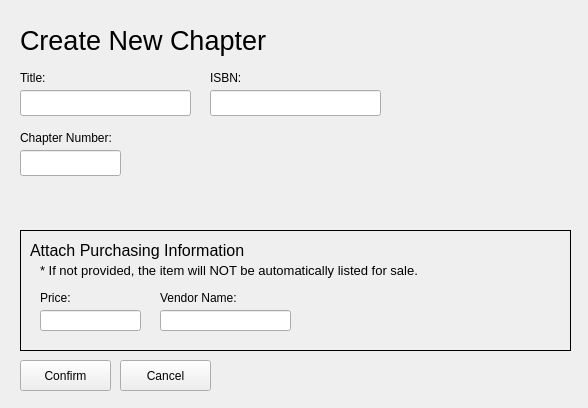
<?xml version="1.0" encoding="UTF-8"?>
<ui version="4.0">
 <class>ContentView</class>
 <widget class="QWidget" name="ContentView">
  <property name="geometry">
   <rect>
    <x>0</x>
    <y>0</y>
    <width>588</width>
    <height>408</height>
   </rect>
  </property>
  <property name="windowTitle">
   <string>Form</string>
  </property>
  <widget class="QStackedWidget" name="stackedWidget">
   <property name="geometry">
    <rect>
     <x>0</x>
     <y>0</y>
     <width>588</width>
     <height>408</height>
    </rect>
   </property>
   <property name="currentIndex">
    <number>3</number>
   </property>
   <widget class="QWidget" name="list">
    <widget class="QPushButton" name="switchToCoursesButton">
     <property name="geometry">
      <rect>
       <x>100</x>
       <y>20</y>
       <width>131</width>
       <height>41</height>
      </rect>
     </property>
     <property name="font">
      <font>
       <pointsize>20</pointsize>
       <weight>50</weight>
       <italic>false</italic>
       <bold>false</bold>
      </font>
     </property>
     <property name="styleSheet">
      <string notr="true">QPushButton {
			color:rgb(185, 185, 185);
			border: none;
			outline: none;
 }</string>
     </property>
     <property name="text">
      <string>Courses</string>
     </property>
     <property name="flat">
      <bool>true</bool>
     </property>
    </widget>
    <widget class="QPushButton" name="List_UpdateButton">
     <property name="geometry">
      <rect>
       <x>140</x>
       <y>370</y>
       <width>141</width>
       <height>27</height>
      </rect>
     </property>
     <property name="text">
      <string>Update Book Details</string>
     </property>
    </widget>
    <widget class="QLabel" name="List_HeaderLabel">
     <property name="geometry">
      <rect>
       <x>20</x>
       <y>20</y>
       <width>81</width>
       <height>41</height>
      </rect>
     </property>
     <property name="font">
      <font>
       <pointsize>20</pointsize>
       <weight>50</weight>
       <italic>false</italic>
       <bold>false</bold>
      </font>
     </property>
     <property name="text">
      <string>Books</string>
     </property>
    </widget>
    <widget class="QTableWidget" name="tableWidget">
     <property name="geometry">
      <rect>
       <x>20</x>
       <y>70</y>
       <width>551</width>
       <height>291</height>
      </rect>
     </property>
    </widget>
    <widget class="QPushButton" name="List_AddButton">
     <property name="geometry">
      <rect>
       <x>20</x>
       <y>370</y>
       <width>111</width>
       <height>27</height>
      </rect>
     </property>
     <property name="text">
      <string>Add New Book</string>
     </property>
    </widget>
    <widget class="QPushButton" name="List_RemoveButton">
     <property name="geometry">
      <rect>
       <x>290</x>
       <y>370</y>
       <width>101</width>
       <height>27</height>
      </rect>
     </property>
     <property name="text">
      <string>Remove Book</string>
     </property>
    </widget>
   </widget>
   <widget class="QWidget" name="updateBook">
    <widget class="QLabel" name="UB_YearLabel">
     <property name="geometry">
      <rect>
       <x>180</x>
       <y>120</y>
       <width>101</width>
       <height>16</height>
      </rect>
     </property>
     <property name="text">
      <string>Year Published:</string>
     </property>
    </widget>
    <widget class="QLabel" name="UB_ISBNLabel">
     <property name="geometry">
      <rect>
       <x>180</x>
       <y>20</y>
       <width>91</width>
       <height>16</height>
      </rect>
     </property>
     <property name="text">
      <string>ISBN:</string>
     </property>
    </widget>
    <widget class="QLineEdit" name="UB_SubtitleLineEdit">
     <property name="geometry">
      <rect>
       <x>20</x>
       <y>90</y>
       <width>141</width>
       <height>21</height>
      </rect>
     </property>
    </widget>
    <widget class="QPlainTextEdit" name="UB_CitationPlainTextEdit">
     <property name="geometry">
      <rect>
       <x>350</x>
       <y>90</y>
       <width>221</width>
       <height>71</height>
      </rect>
     </property>
    </widget>
    <widget class="QLabel" name="UB_CitationLabel">
     <property name="geometry">
      <rect>
       <x>350</x>
       <y>70</y>
       <width>91</width>
       <height>16</height>
      </rect>
     </property>
     <property name="text">
      <string>Citatation:</string>
     </property>
    </widget>
    <widget class="QLabel" name="UB_ImageLinkLabel">
     <property name="geometry">
      <rect>
       <x>350</x>
       <y>20</y>
       <width>91</width>
       <height>16</height>
      </rect>
     </property>
     <property name="text">
      <string>Image Link:</string>
     </property>
    </widget>
    <widget class="QLineEdit" name="UB_AuthorsLineEdit">
     <property name="geometry">
      <rect>
       <x>20</x>
       <y>140</y>
       <width>141</width>
       <height>21</height>
      </rect>
     </property>
    </widget>
    <widget class="QLineEdit" name="UB_ImageLinkLineEdit">
     <property name="geometry">
      <rect>
       <x>350</x>
       <y>40</y>
       <width>221</width>
       <height>21</height>
      </rect>
     </property>
    </widget>
    <widget class="QLabel" name="UB_AuthorsLabel">
     <property name="geometry">
      <rect>
       <x>20</x>
       <y>120</y>
       <width>91</width>
       <height>16</height>
      </rect>
     </property>
     <property name="text">
      <string>Author Names:</string>
     </property>
    </widget>
    <widget class="QLabel" name="UB_TitleLabel">
     <property name="geometry">
      <rect>
       <x>20</x>
       <y>20</y>
       <width>58</width>
       <height>16</height>
      </rect>
     </property>
     <property name="text">
      <string>Title:</string>
     </property>
    </widget>
    <widget class="QLabel" name="UB_SubtitleLabel">
     <property name="geometry">
      <rect>
       <x>20</x>
       <y>70</y>
       <width>58</width>
       <height>16</height>
      </rect>
     </property>
     <property name="text">
      <string>Subtitle:</string>
     </property>
    </widget>
    <widget class="QLabel" name="UB_WebsiteLabel">
     <property name="geometry">
      <rect>
       <x>180</x>
       <y>70</y>
       <width>91</width>
       <height>16</height>
      </rect>
     </property>
     <property name="text">
      <string>Website:</string>
     </property>
    </widget>
    <widget class="QLineEdit" name="UB_TitleLineEdit">
     <property name="geometry">
      <rect>
       <x>20</x>
       <y>40</y>
       <width>141</width>
       <height>21</height>
      </rect>
     </property>
    </widget>
    <widget class="QLineEdit" name="UB_WebsiteLineEdit">
     <property name="geometry">
      <rect>
       <x>180</x>
       <y>90</y>
       <width>141</width>
       <height>21</height>
      </rect>
     </property>
     <property name="text">
      <string/>
     </property>
    </widget>
    <widget class="QLineEdit" name="UB_ISBNLineEdit">
     <property name="geometry">
      <rect>
       <x>180</x>
       <y>40</y>
       <width>141</width>
       <height>21</height>
      </rect>
     </property>
    </widget>
    <widget class="QLineEdit" name="UB_YearLineEdit">
     <property name="geometry">
      <rect>
       <x>180</x>
       <y>140</y>
       <width>141</width>
       <height>21</height>
      </rect>
     </property>
     <property name="text">
      <string/>
     </property>
    </widget>
    <widget class="QPushButton" name="UB_UpdateButton">
     <property name="geometry">
      <rect>
       <x>20</x>
       <y>370</y>
       <width>88</width>
       <height>27</height>
      </rect>
     </property>
     <property name="text">
      <string>Update</string>
     </property>
    </widget>
    <widget class="QPushButton" name="UB_CancelButton">
     <property name="geometry">
      <rect>
       <x>120</x>
       <y>370</y>
       <width>88</width>
       <height>27</height>
      </rect>
     </property>
     <property name="text">
      <string>Cancel</string>
     </property>
    </widget>
    <widget class="QTableWidget" name="UB_ChaptersTable">
     <property name="geometry">
      <rect>
       <x>20</x>
       <y>240</y>
       <width>421</width>
       <height>121</height>
      </rect>
     </property>
    </widget>
    <widget class="QLabel" name="UB_BookChaptersLabel">
     <property name="geometry">
      <rect>
       <x>20</x>
       <y>220</y>
       <width>101</width>
       <height>20</height>
      </rect>
     </property>
     <property name="text">
      <string>Book Chapters:</string>
     </property>
    </widget>
    <widget class="QPushButton" name="UB_AddChapterButton">
     <property name="geometry">
      <rect>
       <x>450</x>
       <y>240</y>
       <width>121</width>
       <height>27</height>
      </rect>
     </property>
     <property name="text">
      <string>Add New Chapter</string>
     </property>
    </widget>
    <widget class="QPushButton" name="UB_RemoveChapterButton">
     <property name="geometry">
      <rect>
       <x>450</x>
       <y>300</y>
       <width>121</width>
       <height>27</height>
      </rect>
     </property>
     <property name="text">
      <string>Remove Chapter</string>
     </property>
    </widget>
    <widget class="QPushButton" name="UB_EditChapterButton">
     <property name="geometry">
      <rect>
       <x>450</x>
       <y>270</y>
       <width>121</width>
       <height>27</height>
      </rect>
     </property>
     <property name="text">
      <string>Edit Chapter</string>
     </property>
    </widget>
    <widget class="QLineEdit" name="UB_PriceLineEdit">
     <property name="geometry">
      <rect>
       <x>20</x>
       <y>190</y>
       <width>101</width>
       <height>21</height>
      </rect>
     </property>
    </widget>
    <widget class="QLabel" name="UB_PriceLabel">
     <property name="geometry">
      <rect>
       <x>20</x>
       <y>170</y>
       <width>58</width>
       <height>16</height>
      </rect>
     </property>
     <property name="text">
      <string>Price:</string>
     </property>
    </widget>
    <widget class="QLineEdit" name="UB_VendorLineEdit">
     <property name="geometry">
      <rect>
       <x>180</x>
       <y>190</y>
       <width>141</width>
       <height>21</height>
      </rect>
     </property>
     <property name="text">
      <string/>
     </property>
    </widget>
    <widget class="QLabel" name="UB_VendorLabel">
     <property name="geometry">
      <rect>
       <x>180</x>
       <y>170</y>
       <width>111</width>
       <height>16</height>
      </rect>
     </property>
     <property name="text">
      <string>Vendor Name:</string>
     </property>
    </widget>
   </widget>
   <widget class="QWidget" name="addBook">
    <widget class="QLabel" name="AB_HeaderLabel">
     <property name="geometry">
      <rect>
       <x>20</x>
       <y>20</y>
       <width>271</width>
       <height>41</height>
      </rect>
     </property>
     <property name="font">
      <font>
       <pointsize>20</pointsize>
       <weight>50</weight>
       <italic>false</italic>
       <bold>false</bold>
      </font>
     </property>
     <property name="text">
      <string>Create New Book</string>
     </property>
    </widget>
    <widget class="QLabel" name="AB_TitleLabel">
     <property name="geometry">
      <rect>
       <x>20</x>
       <y>70</y>
       <width>58</width>
       <height>16</height>
      </rect>
     </property>
     <property name="text">
      <string>Title:</string>
     </property>
    </widget>
    <widget class="QLineEdit" name="AB_TitleLineEdit">
     <property name="geometry">
      <rect>
       <x>20</x>
       <y>90</y>
       <width>141</width>
       <height>21</height>
      </rect>
     </property>
    </widget>
    <widget class="QLabel" name="AB_SubtitleLabel">
     <property name="geometry">
      <rect>
       <x>20</x>
       <y>120</y>
       <width>58</width>
       <height>16</height>
      </rect>
     </property>
     <property name="text">
      <string>Subtitle:</string>
     </property>
    </widget>
    <widget class="QLineEdit" name="AB_SubtitleLineEdit">
     <property name="geometry">
      <rect>
       <x>20</x>
       <y>140</y>
       <width>141</width>
       <height>21</height>
      </rect>
     </property>
    </widget>
    <widget class="QLineEdit" name="AB_AuthorsLineEdit">
     <property name="geometry">
      <rect>
       <x>20</x>
       <y>190</y>
       <width>141</width>
       <height>21</height>
      </rect>
     </property>
    </widget>
    <widget class="QLabel" name="AB_AuthorsLabel">
     <property name="geometry">
      <rect>
       <x>20</x>
       <y>170</y>
       <width>91</width>
       <height>16</height>
      </rect>
     </property>
     <property name="text">
      <string>Author Names:</string>
     </property>
    </widget>
    <widget class="QLineEdit" name="AB_ISBNLineEdit">
     <property name="geometry">
      <rect>
       <x>180</x>
       <y>90</y>
       <width>141</width>
       <height>21</height>
      </rect>
     </property>
    </widget>
    <widget class="QLabel" name="AB_ISBNLabel">
     <property name="geometry">
      <rect>
       <x>180</x>
       <y>70</y>
       <width>91</width>
       <height>16</height>
      </rect>
     </property>
     <property name="text">
      <string>ISBN:</string>
     </property>
    </widget>
    <widget class="QLineEdit" name="AB_WebsiteLineEdit">
     <property name="geometry">
      <rect>
       <x>180</x>
       <y>140</y>
       <width>141</width>
       <height>21</height>
      </rect>
     </property>
     <property name="text">
      <string/>
     </property>
    </widget>
    <widget class="QLabel" name="AB_WebsiteLabel">
     <property name="geometry">
      <rect>
       <x>180</x>
       <y>120</y>
       <width>91</width>
       <height>16</height>
      </rect>
     </property>
     <property name="text">
      <string>Website:</string>
     </property>
    </widget>
    <widget class="QLabel" name="AB_YearLabel">
     <property name="geometry">
      <rect>
       <x>180</x>
       <y>170</y>
       <width>101</width>
       <height>16</height>
      </rect>
     </property>
     <property name="text">
      <string>Year Published:</string>
     </property>
    </widget>
    <widget class="QLineEdit" name="AB_YearLineEdit">
     <property name="geometry">
      <rect>
       <x>180</x>
       <y>190</y>
       <width>141</width>
       <height>21</height>
      </rect>
     </property>
     <property name="text">
      <string/>
     </property>
    </widget>
    <widget class="QLabel" name="AB_PD_HeaderLabel">
     <property name="geometry">
      <rect>
       <x>30</x>
       <y>240</y>
       <width>221</width>
       <height>21</height>
      </rect>
     </property>
     <property name="font">
      <font>
       <pointsize>12</pointsize>
       <weight>50</weight>
       <italic>false</italic>
       <bold>false</bold>
      </font>
     </property>
     <property name="text">
      <string>Attach Purchasing Information</string>
     </property>
    </widget>
    <widget class="QLabel" name="AB_PD_SubtitleLabel">
     <property name="geometry">
      <rect>
       <x>40</x>
       <y>260</y>
       <width>551</width>
       <height>21</height>
      </rect>
     </property>
     <property name="font">
      <font>
       <pointsize>10</pointsize>
       <weight>50</weight>
       <italic>false</italic>
       <bold>false</bold>
      </font>
     </property>
     <property name="text">
      <string>* If not provided, the item will NOT be automatically listed for sale.</string>
     </property>
    </widget>
    <widget class="QLabel" name="AB_PriceLabel">
     <property name="geometry">
      <rect>
       <x>40</x>
       <y>290</y>
       <width>58</width>
       <height>16</height>
      </rect>
     </property>
     <property name="text">
      <string>Price:</string>
     </property>
    </widget>
    <widget class="QLineEdit" name="AB_PriceLineEdit">
     <property name="geometry">
      <rect>
       <x>40</x>
       <y>310</y>
       <width>101</width>
       <height>21</height>
      </rect>
     </property>
    </widget>
    <widget class="QLineEdit" name="AB_VendorLineEdit">
     <property name="geometry">
      <rect>
       <x>160</x>
       <y>310</y>
       <width>131</width>
       <height>21</height>
      </rect>
     </property>
     <property name="text">
      <string/>
     </property>
    </widget>
    <widget class="QLabel" name="AB_VendorNameLabel">
     <property name="geometry">
      <rect>
       <x>160</x>
       <y>290</y>
       <width>111</width>
       <height>16</height>
      </rect>
     </property>
     <property name="text">
      <string>Vendor Name:</string>
     </property>
    </widget>
    <widget class="QPlainTextEdit" name="AB_CitationPlainTextEdit">
     <property name="geometry">
      <rect>
       <x>350</x>
       <y>140</y>
       <width>221</width>
       <height>71</height>
      </rect>
     </property>
    </widget>
    <widget class="QLabel" name="AB_CitationLabel">
     <property name="geometry">
      <rect>
       <x>350</x>
       <y>120</y>
       <width>91</width>
       <height>16</height>
      </rect>
     </property>
     <property name="text">
      <string>Citatation:</string>
     </property>
    </widget>
    <widget class="QLineEdit" name="AB_ImageLinkLineEdit">
     <property name="geometry">
      <rect>
       <x>350</x>
       <y>90</y>
       <width>221</width>
       <height>21</height>
      </rect>
     </property>
    </widget>
    <widget class="QLabel" name="AB_ImageLinkLabel">
     <property name="geometry">
      <rect>
       <x>350</x>
       <y>70</y>
       <width>91</width>
       <height>16</height>
      </rect>
     </property>
     <property name="text">
      <string>Image Link:</string>
     </property>
    </widget>
    <widget class="QPushButton" name="AB_ConfirmButton">
     <property name="geometry">
      <rect>
       <x>20</x>
       <y>360</y>
       <width>91</width>
       <height>31</height>
      </rect>
     </property>
     <property name="text">
      <string>Confirm</string>
     </property>
    </widget>
    <widget class="QPushButton" name="AB_CancelButton">
     <property name="geometry">
      <rect>
       <x>120</x>
       <y>360</y>
       <width>91</width>
       <height>31</height>
      </rect>
     </property>
     <property name="text">
      <string>Cancel</string>
     </property>
    </widget>
    <widget class="QLabel" name="AB_PD_BorderLabel">
     <property name="geometry">
      <rect>
       <x>20</x>
       <y>230</y>
       <width>551</width>
       <height>121</height>
      </rect>
     </property>
     <property name="styleSheet">
      <string notr="true"> QLabel { border: 1px solid blacks }</string>
     </property>
     <property name="text">
      <string/>
     </property>
    </widget>
    <zorder>AB_PD_BorderLabel</zorder>
    <zorder>AB_HeaderLabel</zorder>
    <zorder>AB_TitleLabel</zorder>
    <zorder>AB_TitleLineEdit</zorder>
    <zorder>AB_SubtitleLabel</zorder>
    <zorder>AB_SubtitleLineEdit</zorder>
    <zorder>AB_AuthorsLineEdit</zorder>
    <zorder>AB_AuthorsLabel</zorder>
    <zorder>AB_ISBNLineEdit</zorder>
    <zorder>AB_ISBNLabel</zorder>
    <zorder>AB_WebsiteLineEdit</zorder>
    <zorder>AB_WebsiteLabel</zorder>
    <zorder>AB_YearLabel</zorder>
    <zorder>AB_YearLineEdit</zorder>
    <zorder>AB_PD_HeaderLabel</zorder>
    <zorder>AB_PD_SubtitleLabel</zorder>
    <zorder>AB_PriceLabel</zorder>
    <zorder>AB_PriceLineEdit</zorder>
    <zorder>AB_VendorLineEdit</zorder>
    <zorder>AB_VendorNameLabel</zorder>
    <zorder>AB_CitationPlainTextEdit</zorder>
    <zorder>AB_CitationLabel</zorder>
    <zorder>AB_ImageLinkLineEdit</zorder>
    <zorder>AB_ImageLinkLabel</zorder>
    <zorder>AB_ConfirmButton</zorder>
    <zorder>AB_CancelButton</zorder>
   </widget>
   <widget class="QWidget" name="addChapter">
    <widget class="QPushButton" name="AC_ConfirmButton">
     <property name="geometry">
      <rect>
       <x>20</x>
       <y>360</y>
       <width>91</width>
       <height>31</height>
      </rect>
     </property>
     <property name="text">
      <string>Confirm</string>
     </property>
    </widget>
    <widget class="QPushButton" name="AC_CancelButton">
     <property name="geometry">
      <rect>
       <x>120</x>
       <y>360</y>
       <width>91</width>
       <height>31</height>
      </rect>
     </property>
     <property name="text">
      <string>Cancel</string>
     </property>
    </widget>
    <widget class="QLabel" name="AC_HeaderLabel">
     <property name="geometry">
      <rect>
       <x>20</x>
       <y>20</y>
       <width>271</width>
       <height>41</height>
      </rect>
     </property>
     <property name="font">
      <font>
       <pointsize>20</pointsize>
       <weight>50</weight>
       <italic>false</italic>
       <bold>false</bold>
      </font>
     </property>
     <property name="text">
      <string>Create New Chapter</string>
     </property>
    </widget>
    <widget class="QLineEdit" name="AC_TitleLineEdit">
     <property name="geometry">
      <rect>
       <x>20</x>
       <y>90</y>
       <width>171</width>
       <height>26</height>
      </rect>
     </property>
    </widget>
    <widget class="QLabel" name="AC_TitleLabel">
     <property name="geometry">
      <rect>
       <x>20</x>
       <y>70</y>
       <width>91</width>
       <height>16</height>
      </rect>
     </property>
     <property name="text">
      <string>Title:</string>
     </property>
    </widget>
    <widget class="QLineEdit" name="AC_ChapterNumberLineEdit">
     <property name="geometry">
      <rect>
       <x>20</x>
       <y>150</y>
       <width>101</width>
       <height>26</height>
      </rect>
     </property>
    </widget>
    <widget class="QLabel" name="AC_ChapterNumberLabel">
     <property name="geometry">
      <rect>
       <x>20</x>
       <y>130</y>
       <width>111</width>
       <height>16</height>
      </rect>
     </property>
     <property name="text">
      <string>Chapter Number:</string>
     </property>
    </widget>
    <widget class="QLineEdit" name="AC_ISBNLineEdit">
     <property name="geometry">
      <rect>
       <x>210</x>
       <y>90</y>
       <width>171</width>
       <height>26</height>
      </rect>
     </property>
    </widget>
    <widget class="QLabel" name="AC_ISBNLabel">
     <property name="geometry">
      <rect>
       <x>210</x>
       <y>70</y>
       <width>91</width>
       <height>16</height>
      </rect>
     </property>
     <property name="text">
      <string>ISBN:</string>
     </property>
    </widget>
    <widget class="QLabel" name="AC_PriceLabel">
     <property name="geometry">
      <rect>
       <x>40</x>
       <y>290</y>
       <width>58</width>
       <height>16</height>
      </rect>
     </property>
     <property name="text">
      <string>Price:</string>
     </property>
    </widget>
    <widget class="QLineEdit" name="AC_PriceLineEdit">
     <property name="geometry">
      <rect>
       <x>40</x>
       <y>310</y>
       <width>101</width>
       <height>21</height>
      </rect>
     </property>
    </widget>
    <widget class="QLabel" name="AC_PD_HeaderLabel">
     <property name="geometry">
      <rect>
       <x>30</x>
       <y>240</y>
       <width>221</width>
       <height>21</height>
      </rect>
     </property>
     <property name="font">
      <font>
       <pointsize>12</pointsize>
       <weight>50</weight>
       <italic>false</italic>
       <bold>false</bold>
      </font>
     </property>
     <property name="text">
      <string>Attach Purchasing Information</string>
     </property>
    </widget>
    <widget class="QLabel" name="AC_PD_BorderLabel">
     <property name="geometry">
      <rect>
       <x>20</x>
       <y>230</y>
       <width>551</width>
       <height>121</height>
      </rect>
     </property>
     <property name="styleSheet">
      <string notr="true"> QLabel { border: 1px solid blacks }</string>
     </property>
     <property name="text">
      <string/>
     </property>
    </widget>
    <widget class="QLineEdit" name="AC_VendorLineEdit">
     <property name="geometry">
      <rect>
       <x>160</x>
       <y>310</y>
       <width>131</width>
       <height>21</height>
      </rect>
     </property>
     <property name="text">
      <string/>
     </property>
    </widget>
    <widget class="QLabel" name="AC_VendorLabel">
     <property name="geometry">
      <rect>
       <x>160</x>
       <y>290</y>
       <width>111</width>
       <height>16</height>
      </rect>
     </property>
     <property name="text">
      <string>Vendor Name:</string>
     </property>
    </widget>
    <widget class="QLabel" name="AC_PD_SubtitleLabel">
     <property name="geometry">
      <rect>
       <x>40</x>
       <y>260</y>
       <width>551</width>
       <height>21</height>
      </rect>
     </property>
     <property name="font">
      <font>
       <pointsize>10</pointsize>
       <weight>50</weight>
       <italic>false</italic>
       <bold>false</bold>
      </font>
     </property>
     <property name="text">
      <string>* If not provided, the item will NOT be automatically listed for sale.</string>
     </property>
    </widget>
    <zorder>AC_PD_BorderLabel</zorder>
    <zorder>AC_ConfirmButton</zorder>
    <zorder>AC_CancelButton</zorder>
    <zorder>AC_HeaderLabel</zorder>
    <zorder>AC_TitleLineEdit</zorder>
    <zorder>AC_TitleLabel</zorder>
    <zorder>AC_ChapterNumberLineEdit</zorder>
    <zorder>AC_ChapterNumberLabel</zorder>
    <zorder>AC_ISBNLineEdit</zorder>
    <zorder>AC_ISBNLabel</zorder>
    <zorder>AC_PriceLabel</zorder>
    <zorder>AC_PriceLineEdit</zorder>
    <zorder>AC_PD_HeaderLabel</zorder>
    <zorder>AC_VendorLineEdit</zorder>
    <zorder>AC_VendorLabel</zorder>
    <zorder>AC_PD_SubtitleLabel</zorder>
   </widget>
   <widget class="QWidget" name="updateChapter">
    <widget class="QPushButton" name="UC_UpdateButton">
     <property name="geometry">
      <rect>
       <x>30</x>
       <y>370</y>
       <width>88</width>
       <height>27</height>
      </rect>
     </property>
     <property name="text">
      <string>Update</string>
     </property>
    </widget>
    <widget class="QPushButton" name="UC_CancelButton">
     <property name="geometry">
      <rect>
       <x>130</x>
       <y>370</y>
       <width>88</width>
       <height>27</height>
      </rect>
     </property>
     <property name="text">
      <string>Cancel</string>
     </property>
    </widget>
    <widget class="QPushButton" name="UC_UpdateSectionButton">
     <property name="geometry">
      <rect>
       <x>460</x>
       <y>270</y>
       <width>121</width>
       <height>27</height>
      </rect>
     </property>
     <property name="text">
      <string>Update Section</string>
     </property>
    </widget>
    <widget class="QPushButton" name="UC_AddSectionButton">
     <property name="geometry">
      <rect>
       <x>460</x>
       <y>240</y>
       <width>121</width>
       <height>27</height>
      </rect>
     </property>
     <property name="text">
      <string>Add New Section</string>
     </property>
    </widget>
    <widget class="QTableWidget" name="UC_ChapterSectionsTable">
     <property name="geometry">
      <rect>
       <x>30</x>
       <y>240</y>
       <width>421</width>
       <height>121</height>
      </rect>
     </property>
    </widget>
    <widget class="QPushButton" name="UC_RemoveSectionButton">
     <property name="geometry">
      <rect>
       <x>460</x>
       <y>300</y>
       <width>121</width>
       <height>27</height>
      </rect>
     </property>
     <property name="text">
      <string>Remove Section</string>
     </property>
    </widget>
    <widget class="QLabel" name="UC_ChapterSectionsLabel">
     <property name="geometry">
      <rect>
       <x>30</x>
       <y>220</y>
       <width>111</width>
       <height>20</height>
      </rect>
     </property>
     <property name="text">
      <string>Chapter Sections:</string>
     </property>
    </widget>
   </widget>
   <widget class="QWidget" name="addChapterSection">
    <widget class="QPushButton" name="ACS_CancelButton">
     <property name="geometry">
      <rect>
       <x>120</x>
       <y>360</y>
       <width>91</width>
       <height>31</height>
      </rect>
     </property>
     <property name="text">
      <string>Cancel</string>
     </property>
    </widget>
    <widget class="QPushButton" name="ACS_ConfirmButton">
     <property name="geometry">
      <rect>
       <x>20</x>
       <y>360</y>
       <width>91</width>
       <height>31</height>
      </rect>
     </property>
     <property name="text">
      <string>Confirm</string>
     </property>
    </widget>
   </widget>
   <widget class="QWidget" name="updateChapterSection">
    <widget class="QPushButton" name="UCS_UpdateButton">
     <property name="geometry">
      <rect>
       <x>30</x>
       <y>370</y>
       <width>88</width>
       <height>27</height>
      </rect>
     </property>
     <property name="text">
      <string>Update</string>
     </property>
    </widget>
    <widget class="QPushButton" name="UCS_CancelButton">
     <property name="geometry">
      <rect>
       <x>130</x>
       <y>370</y>
       <width>88</width>
       <height>27</height>
      </rect>
     </property>
     <property name="text">
      <string>Cancel</string>
     </property>
    </widget>
   </widget>
  </widget>
 </widget>
 <resources/>
 <connections/>
</ui>
